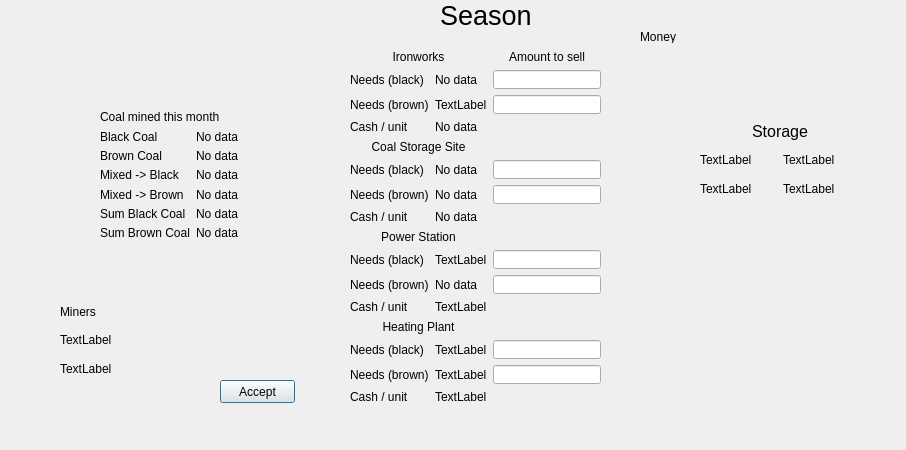
<?xml version="1.0" encoding="UTF-8"?>
<ui version="4.0">
 <class>NewMonthDialog</class>
 <widget class="QDialog" name="NewMonthDialog">
  <property name="geometry">
   <rect>
    <x>0</x>
    <y>0</y>
    <width>906</width>
    <height>450</height>
   </rect>
  </property>
  <property name="windowTitle">
   <string>Decision</string>
  </property>
  <property name="windowIcon">
   <iconset resource="res.qrc">
    <normaloff>:/img/question_mark.png</normaloff>:/img/question_mark.png</iconset>
  </property>
  <widget class="QWidget" name="gridLayoutWidget">
   <property name="geometry">
    <rect>
     <x>100</x>
     <y>110</y>
     <width>181</width>
     <height>129</height>
    </rect>
   </property>
   <layout class="QGridLayout" name="gridLayout">
    <item row="6" column="0">
     <widget class="QLabel" name="label_12">
      <property name="text">
       <string>Sum Brown Coal</string>
      </property>
     </widget>
    </item>
    <item row="5" column="0">
     <widget class="QLabel" name="label_11">
      <property name="text">
       <string>Sum Black Coal</string>
      </property>
     </widget>
    </item>
    <item row="4" column="1">
     <widget class="QLabel" name="labelBrownMinedMixed">
      <property name="text">
       <string>No data</string>
      </property>
     </widget>
    </item>
    <item row="2" column="1">
     <widget class="QLabel" name="labelBrownCoalMined">
      <property name="text">
       <string>No data</string>
      </property>
     </widget>
    </item>
    <item row="1" column="0">
     <widget class="QLabel" name="label">
      <property name="text">
       <string>Black Coal</string>
      </property>
     </widget>
    </item>
    <item row="2" column="0">
     <widget class="QLabel" name="label_2">
      <property name="text">
       <string>Brown Coal</string>
      </property>
     </widget>
    </item>
    <item row="3" column="1">
     <widget class="QLabel" name="labelBlackMinedMixed">
      <property name="text">
       <string>No data</string>
      </property>
     </widget>
    </item>
    <item row="1" column="1">
     <widget class="QLabel" name="labelBlackCoalMined">
      <property name="text">
       <string>No data</string>
      </property>
     </widget>
    </item>
    <item row="0" column="0" colspan="2">
     <widget class="QLabel" name="label_13">
      <property name="text">
       <string>Coal mined this month</string>
      </property>
     </widget>
    </item>
    <item row="5" column="1">
     <widget class="QLabel" name="labelSumBlack">
      <property name="text">
       <string>No data</string>
      </property>
     </widget>
    </item>
    <item row="6" column="1">
     <widget class="QLabel" name="labelSumBrown">
      <property name="text">
       <string>No data</string>
      </property>
     </widget>
    </item>
    <item row="3" column="0">
     <widget class="QLabel" name="label_3">
      <property name="text">
       <string>Mixed -&gt; Black</string>
      </property>
     </widget>
    </item>
    <item row="4" column="0">
     <widget class="QLabel" name="label_4">
      <property name="text">
       <string>Mixed -&gt; Brown</string>
      </property>
     </widget>
    </item>
   </layout>
  </widget>
  <widget class="QWidget" name="gridLayoutWidget_2">
   <property name="geometry">
    <rect>
     <x>60</x>
     <y>300</y>
     <width>160</width>
     <height>80</height>
    </rect>
   </property>
   <layout class="QGridLayout" name="gridLayout_2">
    <item row="2" column="0">
     <widget class="QLabel" name="label_10">
      <property name="text">
       <string>TextLabel</string>
      </property>
     </widget>
    </item>
    <item row="0" column="0">
     <widget class="QLabel" name="label_8">
      <property name="text">
       <string>Miners</string>
      </property>
     </widget>
    </item>
    <item row="1" column="0">
     <widget class="QLabel" name="label_9">
      <property name="text">
       <string>TextLabel</string>
      </property>
     </widget>
    </item>
   </layout>
  </widget>
  <widget class="QLabel" name="labelMoneyDialog">
   <property name="geometry">
    <rect>
     <x>640</x>
     <y>30</y>
     <width>47</width>
     <height>13</height>
    </rect>
   </property>
   <property name="text">
    <string>Money</string>
   </property>
  </widget>
  <widget class="QPushButton" name="acceptButton">
   <property name="geometry">
    <rect>
     <x>220</x>
     <y>380</y>
     <width>75</width>
     <height>23</height>
    </rect>
   </property>
   <property name="text">
    <string>Accept</string>
   </property>
  </widget>
  <widget class="QLabel" name="labelSeason">
   <property name="geometry">
    <rect>
     <x>440</x>
     <y>0</y>
     <width>91</width>
     <height>31</height>
    </rect>
   </property>
   <property name="font">
    <font>
     <pointsize>20</pointsize>
    </font>
   </property>
   <property name="text">
    <string>Season</string>
   </property>
  </widget>
  <widget class="QWidget" name="gridLayoutWidget_3">
   <property name="geometry">
    <rect>
     <x>350</x>
     <y>50</y>
     <width>251</width>
     <height>356</height>
    </rect>
   </property>
   <layout class="QGridLayout" name="gridLayout_3">
    <item row="15" column="1">
     <widget class="QLabel" name="labelCashHeatingPlant">
      <property name="text">
       <string>TextLabel</string>
      </property>
     </widget>
    </item>
    <item row="13" column="1">
     <widget class="QLabel" name="labelNeedsBlackHeatingPlant">
      <property name="text">
       <string>TextLabel</string>
      </property>
     </widget>
    </item>
    <item row="7" column="0">
     <widget class="QLabel" name="label_14">
      <property name="text">
       <string>Cash / unit</string>
      </property>
     </widget>
    </item>
    <item row="6" column="0">
     <widget class="QLabel" name="label_20">
      <property name="text">
       <string>Needs (brown)</string>
      </property>
     </widget>
    </item>
    <item row="8" column="0" colspan="2">
     <widget class="QLabel" name="label_21">
      <property name="text">
       <string>Power Station</string>
      </property>
      <property name="alignment">
       <set>Qt::AlignCenter</set>
      </property>
     </widget>
    </item>
    <item row="7" column="1">
     <widget class="QLabel" name="labelCashCoalStorage">
      <property name="text">
       <string>No data</string>
      </property>
     </widget>
    </item>
    <item row="13" column="0">
     <widget class="QLabel" name="label_27">
      <property name="text">
       <string>Needs (black)</string>
      </property>
     </widget>
    </item>
    <item row="14" column="1">
     <widget class="QLabel" name="labelNeedsBrownHeatingPlant">
      <property name="text">
       <string>TextLabel</string>
      </property>
     </widget>
    </item>
    <item row="3" column="1">
     <widget class="QLabel" name="labelCashIronWorks">
      <property name="text">
       <string>No data</string>
      </property>
     </widget>
    </item>
    <item row="3" column="0">
     <widget class="QLabel" name="label_7">
      <property name="text">
       <string>Cash / unit</string>
      </property>
     </widget>
    </item>
    <item row="4" column="0" colspan="2">
     <widget class="QLabel" name="label_18">
      <property name="text">
       <string>Coal Storage Site</string>
      </property>
      <property name="alignment">
       <set>Qt::AlignCenter</set>
      </property>
     </widget>
    </item>
    <item row="6" column="1">
     <widget class="QLabel" name="labelNeedsBrownCoalStorageSite">
      <property name="text">
       <string>No data</string>
      </property>
     </widget>
    </item>
    <item row="5" column="0">
     <widget class="QLabel" name="label_19">
      <property name="text">
       <string>Needs (black)</string>
      </property>
     </widget>
    </item>
    <item row="1" column="0">
     <widget class="QLabel" name="label_6">
      <property name="text">
       <string>Needs (black)</string>
      </property>
     </widget>
    </item>
    <item row="15" column="0">
     <widget class="QLabel" name="label_28">
      <property name="text">
       <string>Cash / unit</string>
      </property>
     </widget>
    </item>
    <item row="9" column="0">
     <widget class="QLabel" name="label_23">
      <property name="text">
       <string>Needs (black)</string>
      </property>
     </widget>
    </item>
    <item row="9" column="1">
     <widget class="QLabel" name="labelNeedsBlackPowerstation">
      <property name="text">
       <string>TextLabel</string>
      </property>
     </widget>
    </item>
    <item row="10" column="0">
     <widget class="QLabel" name="label_24">
      <property name="text">
       <string>Needs (brown)</string>
      </property>
     </widget>
    </item>
    <item row="0" column="0" colspan="2">
     <widget class="QLabel" name="label_5">
      <property name="text">
       <string>Ironworks</string>
      </property>
      <property name="alignment">
       <set>Qt::AlignCenter</set>
      </property>
     </widget>
    </item>
    <item row="11" column="1">
     <widget class="QLabel" name="labelCashPowerstation">
      <property name="text">
       <string>TextLabel</string>
      </property>
     </widget>
    </item>
    <item row="10" column="1">
     <widget class="QLabel" name="labelNeedsBrownPowerstation">
      <property name="text">
       <string>No data</string>
      </property>
     </widget>
    </item>
    <item row="12" column="0" colspan="2">
     <widget class="QLabel" name="label_26">
      <property name="text">
       <string>Heating Plant</string>
      </property>
      <property name="alignment">
       <set>Qt::AlignCenter</set>
      </property>
     </widget>
    </item>
    <item row="5" column="1">
     <widget class="QLabel" name="labelNeedsBlackCoalStorage">
      <property name="text">
       <string>No data</string>
      </property>
     </widget>
    </item>
    <item row="11" column="0">
     <widget class="QLabel" name="label_22">
      <property name="text">
       <string>Cash / unit</string>
      </property>
     </widget>
    </item>
    <item row="2" column="1">
     <widget class="QLabel" name="labelNeedsBrownIronworks">
      <property name="text">
       <string>TextLabel</string>
      </property>
     </widget>
    </item>
    <item row="2" column="0">
     <widget class="QLabel" name="label_17">
      <property name="text">
       <string>Needs (brown)</string>
      </property>
     </widget>
    </item>
    <item row="14" column="0">
     <widget class="QLabel" name="label_15">
      <property name="text">
       <string>Needs (brown)</string>
      </property>
     </widget>
    </item>
    <item row="1" column="1">
     <widget class="QLabel" name="labelNeedsBlackIronworks">
      <property name="text">
       <string>No data</string>
      </property>
     </widget>
    </item>
    <item row="13" column="2">
     <widget class="QLineEdit" name="lineEditBlackHeatingPlant"/>
    </item>
    <item row="10" column="2">
     <widget class="QLineEdit" name="lineEdit"/>
    </item>
    <item row="9" column="2">
     <widget class="QLineEdit" name="lineEditBlackPowerStation"/>
    </item>
    <item row="14" column="2">
     <widget class="QLineEdit" name="lineEditBrownHeatingPlant"/>
    </item>
    <item row="6" column="2">
     <widget class="QLineEdit" name="lineEditBrownCoalStorageSite"/>
    </item>
    <item row="0" column="2">
     <widget class="QLabel" name="label_25">
      <property name="text">
       <string>Amount to sell</string>
      </property>
      <property name="alignment">
       <set>Qt::AlignCenter</set>
      </property>
     </widget>
    </item>
    <item row="5" column="2">
     <widget class="QLineEdit" name="lineEditBlackCoalStorageSite"/>
    </item>
    <item row="1" column="2">
     <widget class="QLineEdit" name="lineEditBlackIronWorks"/>
    </item>
    <item row="2" column="2">
     <widget class="QLineEdit" name="lineEditBrownIronWorks"/>
    </item>
   </layout>
  </widget>
  <widget class="QWidget" name="gridLayoutWidget_4">
   <property name="geometry">
    <rect>
     <x>700</x>
     <y>120</y>
     <width>160</width>
     <height>80</height>
    </rect>
   </property>
   <layout class="QGridLayout" name="storageLayout">
    <item row="2" column="0">
     <widget class="QLabel" name="label_33">
      <property name="text">
       <string>TextLabel</string>
      </property>
     </widget>
    </item>
    <item row="1" column="0">
     <widget class="QLabel" name="label_32">
      <property name="text">
       <string>TextLabel</string>
      </property>
     </widget>
    </item>
    <item row="1" column="1">
     <widget class="QLabel" name="label_34">
      <property name="text">
       <string>TextLabel</string>
      </property>
     </widget>
    </item>
    <item row="2" column="1">
     <widget class="QLabel" name="label_35">
      <property name="text">
       <string>TextLabel</string>
      </property>
     </widget>
    </item>
    <item row="0" column="0" colspan="2">
     <widget class="QLabel" name="label_31">
      <property name="font">
       <font>
        <pointsize>12</pointsize>
       </font>
      </property>
      <property name="text">
       <string>Storage</string>
      </property>
      <property name="alignment">
       <set>Qt::AlignCenter</set>
      </property>
     </widget>
    </item>
   </layout>
  </widget>
 </widget>
 <resources>
  <include location="res.qrc"/>
 </resources>
 <connections/>
</ui>
